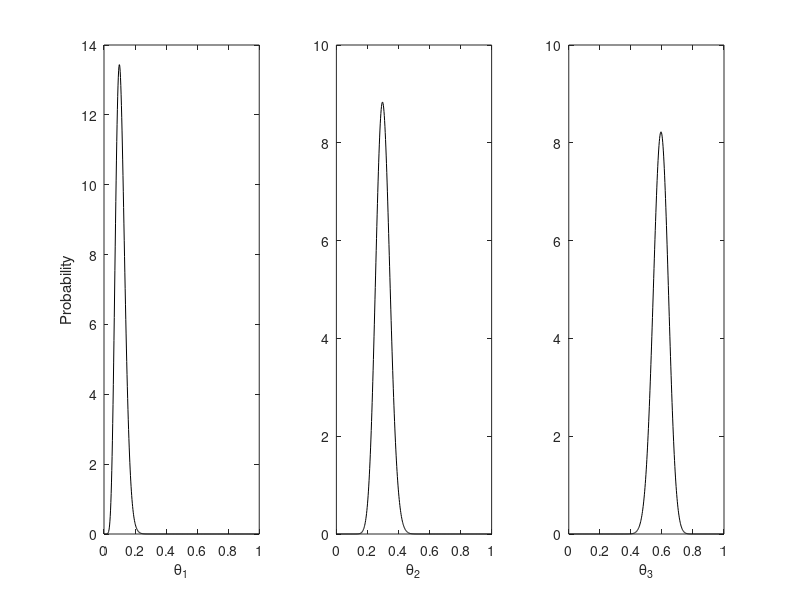

The MATLAB source for this figure: (Note: this script raises an error after producing the figure.)
% Compares ABC vs analytical solution for multinomial model dataset D_33
clc,clear
rng('default');                                  % for reproducibility
addpath('results')                               % load simulation results
load('tunning_results_1.mat')
nbins = 51;
% --------------------- Pedro Saa UC 2021 ---------------------------------
%% I) Analytic posterior
% For a multinomial model, the posterior is dirichlet and the marginals are
% beta distributed
posterior = prior + xdata;
x = linspace(0,1,5e2);

% Plot analytical solution
figure (1)
subplot(1,3,1)
y1 = betapdf(x,posterior(1),sum(posterior)-posterior(1));
plot(x,y1,'-k')
xlabel('\theta_1')
ylabel('Probability')
hold on
subplot(1,3,2)
y2 = betapdf(x,posterior(2),sum(posterior)-posterior(2));
plot(x,y2,'-k')
xlabel('\theta_2')
hold on
subplot(1,3,3)
y3 = betapdf(x,posterior(3),sum(posterior)-posterior(3));
plot(x,y3,'-k')
xlabel('\theta_3')
hold on

%% II) ABC posterior approximation
thetaSMC = population13.thetaSMC;             % pick solution from method 1
weights  = population13.weights{end};

% Plot ABC marginals
figure (1)
subplot(1,3,1)
[f,x] = whistogram(thetaSMC(:,1),weights,nbins);
bar(x,f)
subplot(1,3,2)
[f,x] = whistogram(thetaSMC(:,2),weights,nbins);
bar(x,f)
subplot(1,3,3)
[f,x] = whistogram(thetaSMC(:,3),weights,nbins);
bar(x,f)